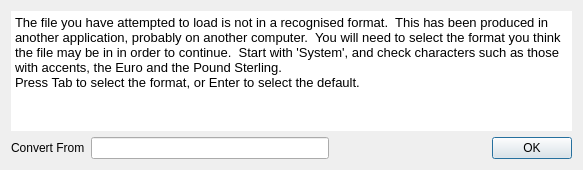
<?xml version="1.0" encoding="UTF-8"?>
<ui version="4.0">
 <class>FormatSelect</class>
 <widget class="QDialog" name="FormatSelect">
  <property name="geometry">
   <rect>
    <x>0</x>
    <y>0</y>
    <width>583</width>
    <height>170</height>
   </rect>
  </property>
  <property name="minimumSize">
   <size>
    <width>0</width>
    <height>170</height>
   </size>
  </property>
  <property name="maximumSize">
   <size>
    <width>16777215</width>
    <height>170</height>
   </size>
  </property>
  <property name="windowTitle">
   <string>Dialog</string>
  </property>
  <layout class="QVBoxLayout" name="verticalLayout">
   <item>
    <widget class="QTextEdit" name="helpText">
     <property name="accessibleName">
      <string>Info</string>
     </property>
     <property name="frameShape">
      <enum>QFrame::NoFrame</enum>
     </property>
     <property name="frameShadow">
      <enum>QFrame::Plain</enum>
     </property>
     <property name="readOnly">
      <bool>true</bool>
     </property>
     <property name="html">
      <string>&lt;!DOCTYPE HTML PUBLIC &quot;-//W3C//DTD HTML 4.0//EN&quot; &quot;http://www.w3.org/TR/REC-html40/strict.dtd&quot;&gt;
&lt;html&gt;&lt;head&gt;&lt;meta name=&quot;qrichtext&quot; content=&quot;1&quot; /&gt;&lt;style type=&quot;text/css&quot;&gt;
p, li { white-space: pre-wrap; }
&lt;/style&gt;&lt;/head&gt;&lt;body style=&quot; font-family:'Droid Sans'; font-size:10pt; font-weight:400; font-style:normal;&quot;&gt;
&lt;p style=&quot; margin-top:0px; margin-bottom:0px; margin-left:0px; margin-right:0px; -qt-block-indent:0; text-indent:0px;&quot;&gt;The file you have attempted to load is not in a recognised format.  This has been produced in another application, probably on another computer.  You will need to select the format you think the file may be in in order to continue.  Start with 'System', and check characters such as those with accents, the Euro and the Pound Sterling.&lt;/p&gt;
&lt;p style=&quot; margin-top:0px; margin-bottom:0px; margin-left:0px; margin-right:0px; -qt-block-indent:0; text-indent:0px;&quot;&gt;Press Tab to select the format, or Enter to select the default.&lt;/p&gt;&lt;/body&gt;&lt;/html&gt;</string>
     </property>
     <property name="textInteractionFlags">
      <set>Qt::TextSelectableByKeyboard|Qt::TextSelectableByMouse</set>
     </property>
    </widget>
   </item>
   <item>
    <layout class="QHBoxLayout" name="horizontalLayout">
     <item>
      <widget class="QLabel" name="label">
       <property name="text">
        <string>Convert From</string>
       </property>
      </widget>
     </item>
     <item>
      <widget class="LineEditNavigator" name="selectCodec">
       <property name="accessibleName">
        <string>Conversion From</string>
       </property>
      </widget>
     </item>
     <item>
      <widget class="QDialogButtonBox" name="buttonBox">
       <property name="accessibleName">
        <string>Load</string>
       </property>
       <property name="orientation">
        <enum>Qt::Horizontal</enum>
       </property>
       <property name="standardButtons">
        <set>QDialogButtonBox::Ok</set>
       </property>
      </widget>
     </item>
    </layout>
   </item>
  </layout>
 </widget>
 <customwidgets>
  <customwidget>
   <class>LineEditNavigator</class>
   <extends>QLineEdit</extends>
   <header>../Lib/lineeditnavigator.h</header>
  </customwidget>
 </customwidgets>
 <tabstops>
  <tabstop>helpText</tabstop>
  <tabstop>selectCodec</tabstop>
 </tabstops>
 <resources/>
 <connections>
  <connection>
   <sender>buttonBox</sender>
   <signal>accepted()</signal>
   <receiver>FormatSelect</receiver>
   <slot>accept()</slot>
   <hints>
    <hint type="sourcelabel">
     <x>248</x>
     <y>254</y>
    </hint>
    <hint type="destinationlabel">
     <x>157</x>
     <y>274</y>
    </hint>
   </hints>
  </connection>
  <connection>
   <sender>buttonBox</sender>
   <signal>rejected()</signal>
   <receiver>FormatSelect</receiver>
   <slot>reject()</slot>
   <hints>
    <hint type="sourcelabel">
     <x>316</x>
     <y>260</y>
    </hint>
    <hint type="destinationlabel">
     <x>286</x>
     <y>274</y>
    </hint>
   </hints>
  </connection>
 </connections>
</ui>
